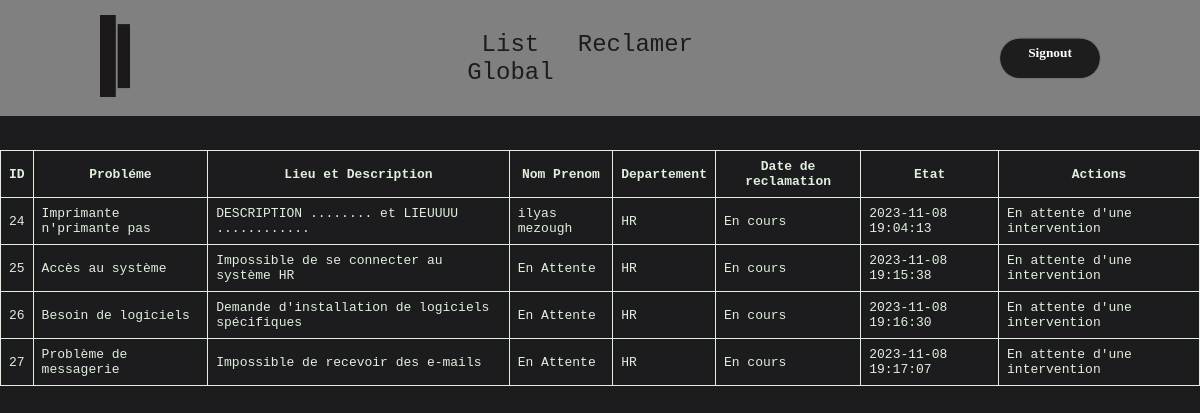
/listP.php (signed in), run on the app's committed database.
### tables this page shows
CREATE TABLE `reclamatio` (
  `id` int(11) NOT NULL COMMENT 'Numéro du réclamation',
  `titre` text DEFAULT NULL COMMENT 'Titre du réclamation',
  `departmentId` int(11) DEFAULT NULL COMMENT 'Numéro du département',
  `description` text DEFAULT NULL COMMENT 'Description du réclamation',
  `etat` text DEFAULT 'En cours' COMMENT 'Etat du reclamation (Done, En Cours, Echec)',
  `eid` int(11) DEFAULT NULL COMMENT 'Numéro de l''employée responsable du réclamation',
  `date_ouvert` timestamp NULL DEFAULT current_timestamp() COMMENT 'Date création du réclamation',
  `date_ferm` timestamp NULL DEFAULT NULL COMMENT 'Date de fermeture du réclamation',
  `priorite` text DEFAULT NULL COMMENT 'Priorité du réclamation',
  `review` text DEFAULT NULL COMMENT 'Commentaire du employée responsable  à la résolution du réclamation'
);

CREATE TABLE `users` (
  `uid` int(11) NOT NULL COMMENT 'Numéro d''utilisateur',
  `fname` text NOT NULL COMMENT 'Prénom de l''utilisateur',
  `lname` text NOT NULL COMMENT 'Nom de l''utilisateur',
  `eid` int(11) DEFAULT NULL COMMENT 'Numéro de l''employée propriétaire du compte',
  `username` text NOT NULL COMMENT 'nom d’utilisateur',
  `pwd` varchar(200) NOT NULL,
  `departmentId` int(11) DEFAULT NULL COMMENT 'Numéro du département',
  `role` text DEFAULT NULL COMMENT 'Poste de l''employée',
  `registration_date` date DEFAULT current_timestamp() COMMENT 'Date création du compte',
  `completedRecs` int(11) DEFAULT 0 COMMENT 'Nombre de réclamations résout par l''employée',
  `active` tinyint(1) NOT NULL DEFAULT 0 COMMENT 'L''état d''activation du compte'
);

### listP.php (called while the page is built, shortened)
<?php
include('header.php');
include('nav.php');
?>
<?php
    require_once "includes/functions.php";
    include('list.php');
?>
<?php
    include('footer.php');
?>

### includes/fetch.in.php (called while the page is built)
<?php
require_once "db.in.php";
$sql = "SELECT * FROM reclamatio ";
$resultat = mysqli_query($conn, $sql);

### includes/functions.php (called while the page is built, shortened)
<?php
    function getDepartementName($id){
        switch ($id) {
            case 1:
                return "Finance";
            case 3:
                return "HR";
            case 4:
                return "Operations";
        }
    }
function getUserById( $id) {
    require "includes/db.in.php";
    $sql = "SELECT fname, lname FROM users WHERE uid = ?";
    $stmt = mysqli_stmt_init($conn);
    if (!mysqli_stmt_prepare($stmt, $sql)) {
        echo "ERROR: " . mysqli_stmt_error($stmt);
    }
    mysqli_stmt_bind_param($stmt, "i", $id);
    mysqli_stmt_execute($stmt);
    $result = mysqli_stmt_get_result($stmt);
    if ($row = mysqli_fetch_assoc($result)) {
        return $row;
    } else {
        return false;
    }
}
?>

### list.php (the view, shortened to what this page needs)
<div class="container-list">
    <table id="students-table">
            <thead>
                <tr>
                <th>ID</th>
                <th>Probléme</th>
                <th>Lieu et Description</th>
                <th>Nom Prenom</th>
                <th>Departement</th>
                <th>Date de reclamation</th>
                <th>Etat</th>
                <th>Actions</th>
                </tr>
            </thead>
                <?php
                require_once "includes/fetch.in.php";
                require_once "includes/db.in.php";
                require_once "includes/functions.php";
                while($rows=mysqli_fetch_assoc($resultat))
                {
                    $id = getDepartementName($rows['departmentId']);
                    if($_SESSION['dep'] != "IT" && $id == $_SESSION['dep']){
                ?>
                <tr> <td><?php echo $rows['id']; ?></td>
                <td><?php echo $rows['titre']; ?></td>
                <td><?php echo $rows['description']; ?></td>
                <td><?php $uname = getUserById($rows['eid']);
        echo "{$uname['fname']} {$uname['lname']}";
        if(empty($uname))echo "En Attente";
        ?></td>
                <td><?php echo $id; ?></td>
                <td class="liste"><?php echo $rows['etat']; ?></td>
                <td><?php echo $rows['date_ouvert']; ?></td>
                <form id="assignForm" action="listP.php" method="POST">
                <td>
                <?php
                        if($rows['etat'] == 'En cours'){
                    ?>
                <span>En attente d'une intervention</span>
                <?php }else if(empty($uname)){
                    echo "Un technicien IT examine le problème";
                }else
                {
                    if($rows['etat'] != 'En cours'){
                        ?>
                        <a href="rec-details.php?rid=<?php echo $rows['id'];  ?>&eid=<?php echo $rows['eid'];  ?>">Details...</a>
                        <?php
                    }
                }
            }else{
                echo "<p style='color:#fff;'>No records found.</p>";
            } ?>
                </td>
                </form>
                </tr>
            <?php
                        }
                    ?>
    </table>
</div>

### css/login.css (style rules this page uses)
* { font-family: monospace; }

### header.php (style rules this page uses)
* { margin: 0; padding: 0; box-sizing: border-box; }

### list.php (style rules this page uses)
.container-list { position: relative; height: 100vh; background-color: #1c1c1e; }
#students-table { position: absolute; top: 150px; width: 100%; border-collapse: collapse; font-family: Arial, sans-serif; }
#students-table th, #students-table td { padding: 8px; border: 1px solid #E0EFDE; color: #E0EFDE; }

### listP.php (style rules this page uses)
body { background-color: #1c1c1e; }

### data on the page
reclamatio: id "24", titre "Imprimante n'primante pas", description "DESCRIPTION ........ et LIEUUUU ............", users.fname "ilyas", users.lname "mezough", etat "En cours", date_ouvert "2023-11-08 19:04:13", shows "En attente d'une intervention"
reclamatio: id "25", titre "Accès au système", description "Impossible de se connecter au système HR", shows "En Attente", etat "En cours", date_ouvert "2023-11-08 19:15:38", shows "En attente d'une intervention"
reclamatio: id "26", titre "Besoin de logiciels", description "Demande d'installation de logiciels spécifiques", shows "En Attente", etat "En cours", date_ouvert "2023-11-08 19:16:30", shows "En attente d'une intervention"
reclamatio: id "27", titre "Problème de messagerie", description "Impossible de recevoir des e-mails", shows "En Attente", etat "En cours", date_ouvert "2023-11-08 19:17:07", shows "En attente d'une intervention"
